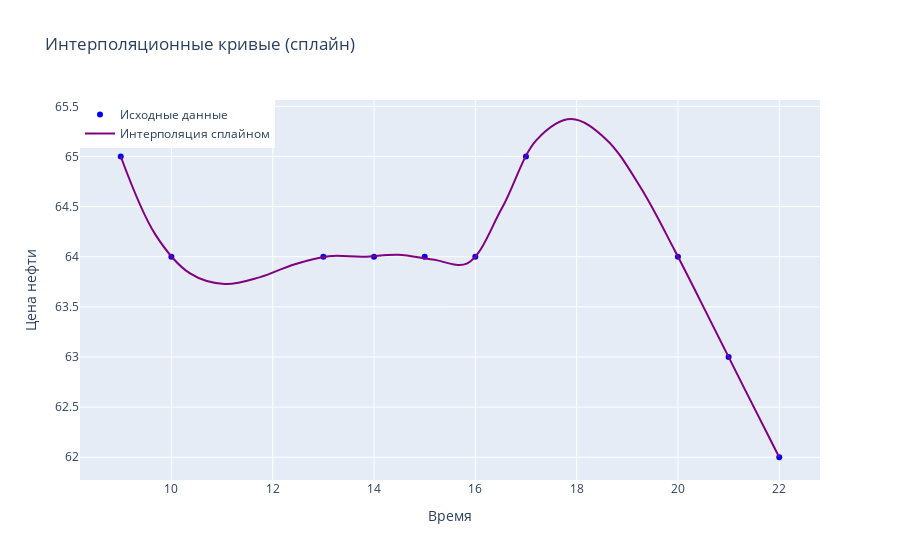

The code cell stored with this chart in its notebook:
### Code cell
# Выбираем данные для интерполяции
x = df['Data'][2:12].to_numpy()
y = df['Oil Brent'][2:12].to_numpy()

# Создаем точки для интерполяции
x_interp = np.linspace(min(x), max(x), 20)

# Интерполяция кубическим сплайном
spline = CubicSpline(x, y)
y_interp_spline = spline(x_interp)

# Создаем графики Plotly
trace_original = go.Scatter(
    x=x,
    y=y,
    mode='markers',
    name='Исходные данные',
    marker=dict(color='blue', symbol='circle'),
)

trace_interpolated_spline = go.Scatter(
    x=x_interp,
    y=y_interp_spline,
    mode='lines',
    name='Интерполяция сплайном',
    line=dict(color='purple', shape='spline', width=2),
)

layout = go.Layout(
    title='Интерполяционные кривые (сплайн)',
    xaxis=dict(title='Время'),
    yaxis=dict(title='Цена нефти'),
    legend=dict(x=0, y=1),
)

fig = go.Figure(data=[trace_original, trace_interpolated_spline], layout=layout)
fig.show()

### Figure 1 — Plotly figure (JSON) as saved in the notebook; plotly's stock layout.template omitted (floating-point values rounded to 4 significant figures)
{"data": [{"marker": {"color": "blue", "symbol": "circle"}, "mode": "markers", "name": "Исходные данные", "type": "scatter", "x": [9, 10, 13, 14, 15, 16, 17, 20, 21, 22], "y": [65, 64, 64, 64, 64, 64, 65, 64, 63, 62]}, {"line": {"color": "purple", "shape": "spline", "width": 2}, "mode": "lines", "name": "Интерполяция сплайном", "type": "scatter", "x": [9, 9.684, 10.37, 11.05, 11.74, 12.42, 13.11, 13.79, 14.47, 15.16, 15.84, 16.53, 17.21, 17.89, 18.58, 19.26, 19.95, 20.63, 21.32, 22], "y": [65, 64.22, 63.83, 63.73, 63.79, 63.92, 64.01, 64.0, 64.02, 63.97, 63.93, 64.49, 65.17, 65.37, 65.17, 64.69, 64.05, 63.37, 62.68, 62]}], "layout": {"legend": {"x": 0, "y": 1}, "title": {"text": "Интерполяционные кривые (сплайн)"}, "xaxis": {"title": {"text": "Время"}}, "yaxis": {"title": {"text": "Цена нефти"}}}}
